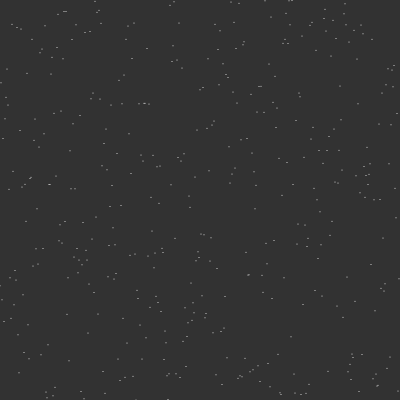
Frame 1 (no input)
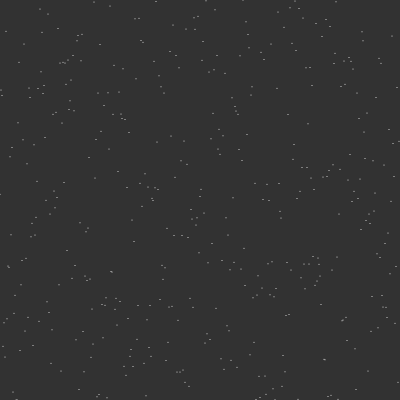
Frame 2 (the mouse pressed at the canvas centre, redrawn once)

The p5.js sketch that drew these frames (run headless with seeded random() and noise() and a simulated clock; the mouse was pressed at the canvas centre and the sketch redrawn once):

// p5.js sketch
// ── sketch.js
var xoff1 = 0;
var xoff2 = 10000;

function setup() {
  createCanvas(400, 400);
}

function draw() {
  background(50);

  for (var x = 0; x<width; x++) {
    stroke(255);
    point(x, random(height));
  }
  
  noLoop();
}
